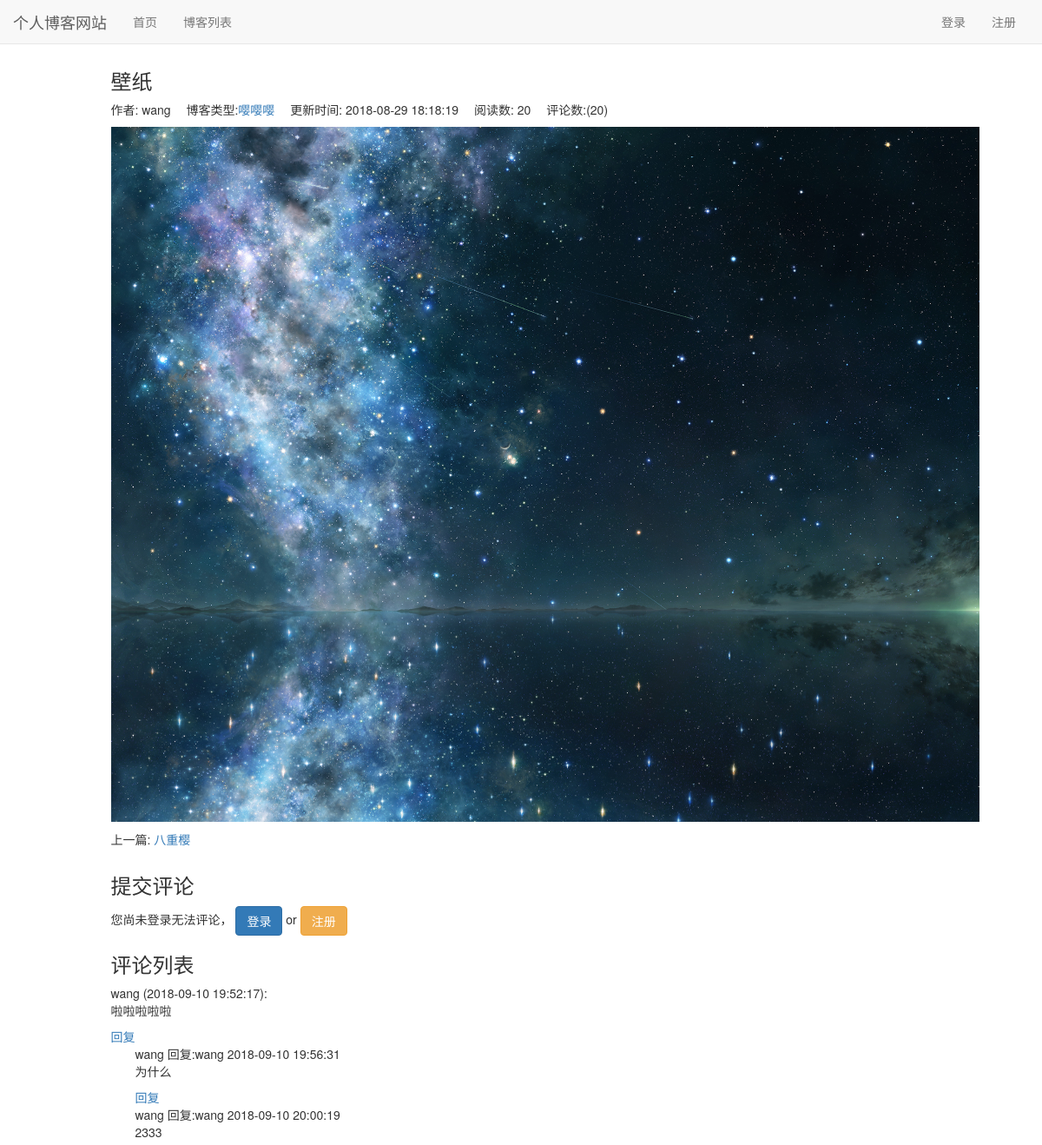
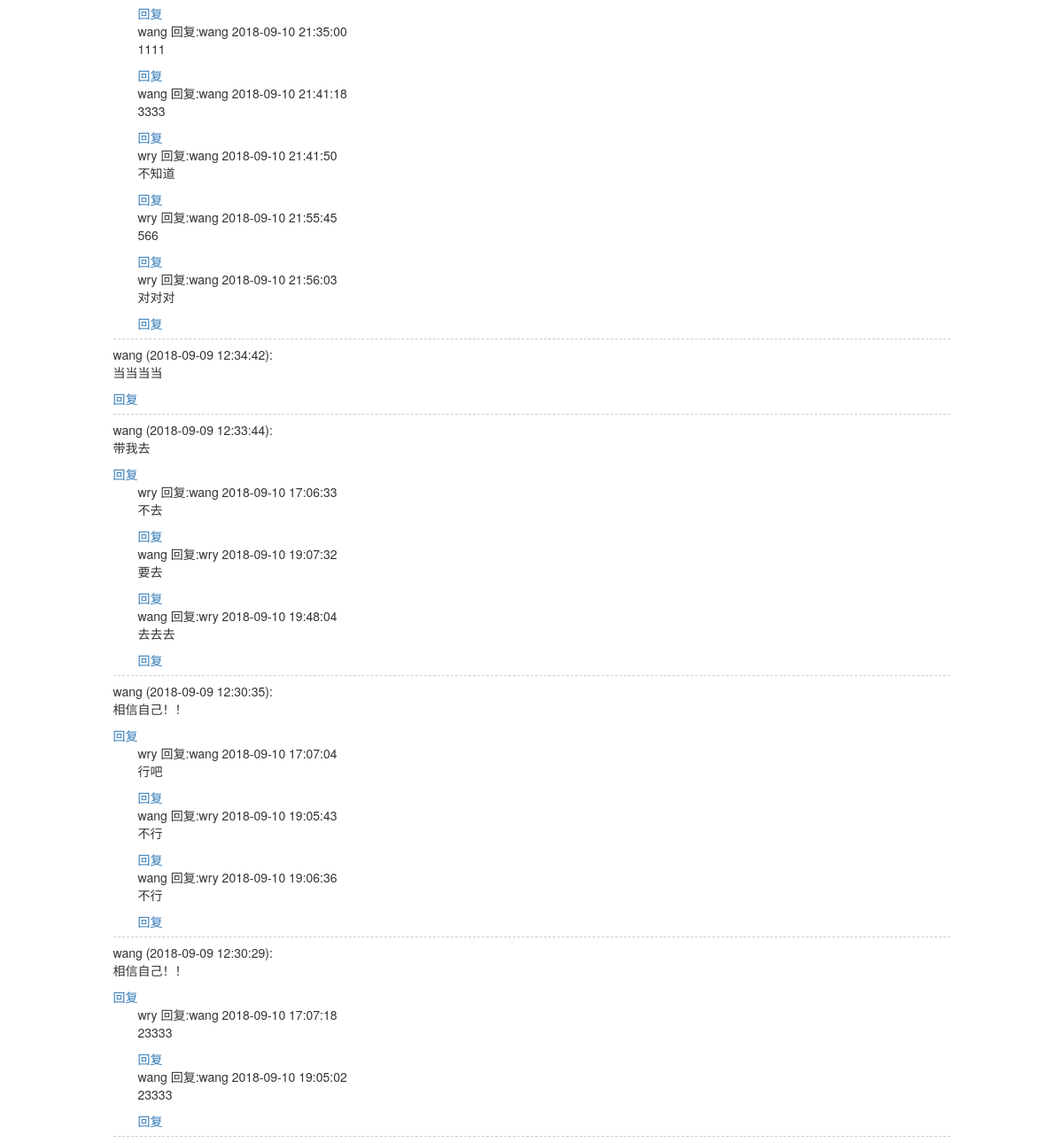
Page /blog/36 on the committed database (2 pictures, top to bottom).
### blog/models.py (models this page shows, shortened)
class Blog(models.Model, ReadNumExpendMethod):
    title = models.CharField(max_length=50)
    author = models.ForeignKey(User, on_delete=models.CASCADE)
    content = RichTextUploadingField()
    read_num = GenericRelation(ReadNumDetail)
    blog_type = models.ForeignKey(BlogType, on_delete=models.CASCADE)
    create_time = models.DateTimeField(auto_now_add=True)
    last_update_time = models.DateTimeField(auto_now=True)
    class Meta:
        ordering = ['-create_time']

class BlogType(models.Model):
    type_name = models.CharField(max_length=20)
    def __str__(self):
        return self.type_name

### read_statistics/models.py (models this page shows)
class ReadNum(models.Model):
    read_num = models.IntegerField(default=0)
    content_type = models.ForeignKey(ContentType, on_delete=models.CASCADE)
    object_id = models.PositiveIntegerField()
    content_object = GenericForeignKey('content_type', 'object_id')

### comment/models.py (models this page shows, shortened)
class Comment(models.Model):
    content_type = models.ForeignKey(ContentType, on_delete=models.CASCADE)
    object_id = models.PositiveIntegerField()
    content_object = GenericForeignKey('content_type', 'object_id')
    user = models.ForeignKey(User, related_name='comment_user', on_delete=models.CASCADE)
    create_time = models.DateTimeField(auto_now_add=True)
    text = models.TextField()
    root = models.ForeignKey('self', related_name='root_comment', null=True, on_delete=models.CASCADE)
    parent = models.ForeignKey('self', related_name='parent_comment', null=True, on_delete=models.CASCADE)
    reply = models.ForeignKey(User, related_name='reply_user', null=True, on_delete=models.CASCADE)
    class Meta:
        ordering = ['create_time']

### blog/views.py (the view)
# urls.py: path('<int:blog_pk>', views.blog_detail, name='blog_detail'),
def blog_detail(request, blog_pk):
    context = {}
    blog = get_object_or_404(Blog, pk=blog_pk)
    read_key = get_readnum(request, blog)
    context['blog'] = blog
    context['previous_blog'] = Blog.objects.filter(create_time__lt=blog.create_time).first()
    context['next_blog'] = Blog.objects.filter(create_time__gt=blog.create_time).last()
    response = render(request, 'blog_detail.html', context)
    response.set_cookie(read_key, 'true')
    return response

### comment/templatetags/comment_tags.py (called while the page is built)
@register.simple_tag
def get_comment_num(obj):
    content_type = ContentType.objects.get_for_model(obj)
    comment = Comment.objects.filter(
        content_type=content_type,
        object_id=obj.pk
    ).count()
    return comment

@register.simple_tag
def get_comment(obj):
    content_type = ContentType.objects.get_for_model(obj)
    comment = Comment.objects.filter(
        content_type=content_type,
        object_id=obj.id,
        parent=None
    ).order_by('-create_time')
    return comment

### private_project/utils.py (called while the page is built)
def get_readnum(request, obj):
    ct = ContentType.objects.get_for_model(obj)
    key = '{}_{}_read'.format(ct.model, obj.pk)
    if not request.COOKIES.get(key):
        readnum, create = ReadNum.objects.get_or_create(content_type=ct, object_id=obj.pk)
        readnum.read_num += 1
        readnum.save()
        date = timezone.now().date()
        readnum_detail, create = ReadNumDetail.objects.get_or_create(content_type=ct, object_id=obj.pk, date=date)
        readnum_detail.read_num += 1
        readnum_detail.save()
    return key

### read_statistics/models.py (called while the page is built)
    def get_read_num(self):
        try:
            ct = ContentType.objects.get_for_model(self)
            readnum = ReadNum.objects.get(content_type=ct, object_id=self.pk)
            return readnum.read_num
        except exceptions.ObjectDoesNotExist:
            return 0

### blog/templates/blog_detail.html (shortened to what this page needs)
{% extends 'base.html' %}
{% load staticfiles  %}
{% load comment_tags %}
{% block css %}
    <link rel="stylesheet" href="{% static 'blog/blog_list.css' %}">
{% endblock %}
{% block content %}
    <div class="container">
        <div class="row">
            <div class="col-xs-10 col-xs-offset-1">
                <h3>{{ blog.title }}</h3>
                <ul class="blog-info">
                    <li>作者: {{ blog.author }}</li>
                    <li>博客类型:<a href="{% url 'blog_with_type' blog.blog_type.pk %}">{{ blog.blog_type }}</a></li>
                    <li>更新时间: {{ blog.last_update_time|date:"Y-m-d H:i:s" }}</li>
                    <li>阅读数: {{ blog.get_read_num }}</li>
                    <li>评论数:({% get_comment_num blog %})</li>
                </ul>
                <p class="blog-detail-content">{{ blog.content|safe }}</p>
                <ul>
                    {% if not previous_blog.pk == None %}
                        <li>上一篇: <a href="{% url 'blog_detail' previous_blog.pk %}">{{ previous_blog.title }}</a></li>
                    {% endif %}
                </ul>
            </div>
        </div>
        <div class="row">
            <div class="col-xs-10 col-xs-offset-1">
                <div class="comment-area">
                    <h3 class="comment-area-title">提交评论</h3>
                        {% if user.is_authenticated %}
                            <form  id="comment_form" action="{% url 'comment' %}" method="POST" style="overflow:hidden">
                                <label>{{ user.username }}, 欢迎评论~</label>
                                <div id="reply_content_container" style="display: none;">
                                    <p class="reply_hidden">
                                        回复:
                                        <div id="reply_content"></div>
                                    </p>
                                </div>
                                {% csrf_token %}
                                {% get_comment_forms blog as comment_forms %}
                                {% for comment in comment_forms %}
                                    {{ comment }}
                                {% endfor %}
                                <span id="comment_error" class="text-danger pull-left"></span>
                                <input class="btn btn-primary pull-right" type="submit" value="评论">
                            </form>
                        {% else %}
                        <p>
                            您尚未登录无法评论，
                            <a class="btn btn-primary" href="{% url 'login' %}?form={{ request.get_full_path }}">登录</a>
                            <span>or</span>
                            <a class="btn btn-warning" href="{% url 'register' %}?form={{ request.get_full_path }}">注册</a>
                        </p>
                        {% endif %}
                </div>
                <div class="comment-area">
                    <h3 class="comment-area-title">评论列表</h3>
                    <div id="comment_list">
                        {% get_comment blog as comments %}
                        {% for comment in comments %}
                            <div id="root_{{ comment.pk }}" class="comment_list">
                                <span>{{ comment.user }}</span>
                                <span>({{ comment.create_time|date:"Y-m-d H:i:s" }}):</span>
                                <div id="comment_{{ comment.pk }}">
                                    {{ comment.text|safe }}
                                </div>
                                <a href="javascript:reply({{ comment.pk }});">回复</a>
                                {% for reply in comment.root_comment.all %}
                                    <div class="reply_comment">
                                        <span>{{ reply.user.username }} 回复:{{ reply.reply.username }}</span>
                                        <span>{{ reply.create_time|date:"Y-m-d H:i:s" }}</span>
                                        <div id="comment_{{ reply.pk }}">
                                            {{ reply.text|safe }}
                                        </div>
                                        <a href="javascript:reply({{ reply.pk }});">回复</a>
                                    </div>
                                {% endfor %}
                        </div>
                        {% empty %}
                            <span id="no_comment">暂无评论</span>
                        {% endfor %}
                    </div>
                </div>
            </div>
        </div>
    </div>
{% endblock %}

### blog/static/blog/blog_list.css (style rules this page uses)
.blog-detail-content { text-indent: 2em; }
.blog-info { margin-bottom: 2px; }
.blog-info li { display: inline-block; margin-right: 1em; }
.comment_list { border-bottom: 1px dashed #ccc; margin-bottom: 0.5em; padding-bottom: 0.5em; }
.reply_comment { margin-left: 2em; }

### static/css/base.css (style rules this page uses)
* { margin: 0; padding: 0; list-style-type: none; }
body { margin-top: 60px !important; }

### rows in the picture
Blog: title "壁纸", author "wang", blog_type "嘤嘤嘤", last_update_time "2018-08-29 18:18:19", get_read_num "20", id "20", content (picture)
Blog: title "八重樱"
Comment: user "wang", create_time "2018-09-10 19:52:17", text "啦啦啦啦啦"
Comment: user.username "wang", reply.username "wang", create_time "2018-09-10 19:56:31", text "为什么"
Comment: user.username "wang", reply.username "wang", create_time "2018-09-10 20:00:19", text "2333"
Comment: user.username "wang", reply.username "wang", create_time "2018-09-10 21:35:00", text "1111"
Comment: user.username "wang", reply.username "wang", create_time "2018-09-10 21:41:18", text "3333"
Comment: user.username "wry", reply.username "wang", create_time "2018-09-10 21:41:50", text "不知道"
Comment: user.username "wry", reply.username "wang", create_time "2018-09-10 21:55:45", text "566"
Comment: user.username "wry", reply.username "wang", create_time "2018-09-10 21:56:03", text "对对对"
Comment: user "wang", create_time "2018-09-09 12:34:42", text "当当当当"
Comment: user "wang", create_time "2018-09-09 12:33:44", text "带我去"
Comment: user.username "wry", reply.username "wang", create_time "2018-09-10 17:06:33", text "不去"
Comment: user.username "wang", reply.username "wry", create_time "2018-09-10 19:07:32", text "要去"
Comment: user.username "wang", reply.username "wry", create_time "2018-09-10 19:48:04", text "去去去"
Comment: user "wang", create_time "2018-09-09 12:30:35", text "相信自己！！"
Comment: user.username "wry", reply.username "wang", create_time "2018-09-10 17:07:04", text "行吧"
Comment: user.username "wang", reply.username "wry", create_time "2018-09-10 19:05:43", text "不行"
Comment: user.username "wang", reply.username "wry", create_time "2018-09-10 19:06:36", text "不行"
Comment: user "wang", create_time "2018-09-09 12:30:29", text "相信自己！！"
Comment: user.username "wry", reply.username "wang", create_time "2018-09-10 17:07:18", text "23333"
Comment: user.username "wang", reply.username "wang", create_time "2018-09-10 19:05:02", text "23333"
